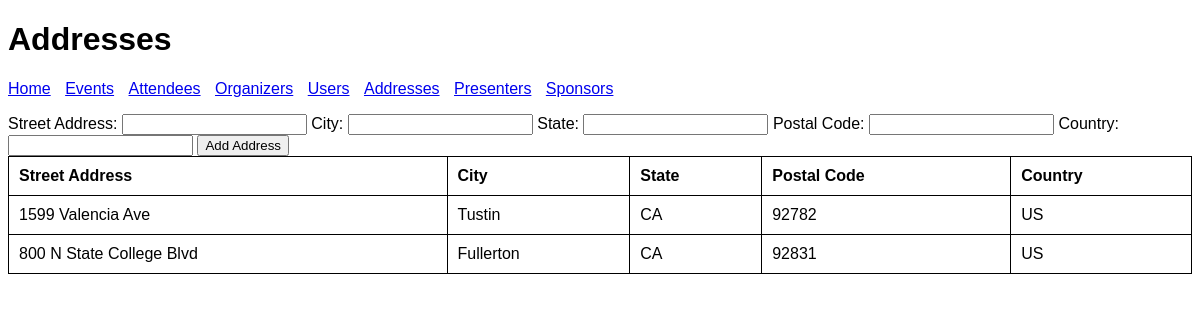
The page /addresses.php on the database its author committed.
### tables this page shows
CREATE TABLE `address` (
  `STREETADDRESS` VARCHAR(255) PRIMARY KEY,
  `CITY` VARCHAR(100) NOT NULL,
  `USSTATE` VARCHAR(2) NOT NULL,
  `POSTALCODE` VARCHAR(10) NOT NULL,
  `COUNTRY` VARCHAR(2) NOT NULL
);

### addresses.php (the view, shortened to what this page needs)
<!DOCTYPE html>
<html lang="en">
<head>
    <link rel="stylesheet" href="css/style.css">
</head>
<body>
    <h1>Addresses</h1>
    <nav>
        <ul>
            <li><a href="index.php">Home</a></li>
            <li><a href="events.php">Events</a></li>
            <li><a href="attendees.php">Attendees</a></li>
            <li><a href="organizers.php">Organizers</a></li>
            <li><a href="users.php">Users</a></li>
            <li><a href="addresses.php">Addresses</a></li>
            <li><a href="presenters.php">Presenters</a></li>
            <li><a href="sponsors.php">Sponsors</a></li>
        </ul>
    </nav>
    <form action="add_address.php" method="POST">
        <label for="STREETADDRESS">Street Address:</label>
        <input type="text" id="STREETADDRESS" name="STREETADDRESS" required>
        <label for="CITY">City:</label>
        <input type="text" id="CITY" name="CITY" required>
        <label for="USSTATE">State:</label>
        <input type="text" id="USSTATE" name="USSTATE" required>
        <label for="POSTALCODE">Postal Code:</label>
        <input type="text" id="POSTALCODE" name="POSTALCODE" required>
        <label for="COUNTRY">Country:</label>
        <input type="text" id="COUNTRY" name="COUNTRY" required>
        <button type="submit">Add Address</button>
    </form>
    <table>
        <thead>
            <tr>
                <th>Street Address</th>
                <th>City</th>
                <th>State</th>
                <th>Postal Code</th>
                <th>Country</th>
            </tr>
        </thead>
        <tbody>
        <?php
        require 'includes/db_connection.php';
        $pdo->setAttribute(PDO::MYSQL_ATTR_USE_BUFFERED_QUERY, true);
        $stmt = $pdo->query('SELECT * FROM address');
        $results = $stmt->fetchAll();
        foreach ($results as $row) {
            echo "<tr>";
            echo "<td>{$row['STREETADDRESS']}</td>";
            echo "<td>{$row['CITY']}</td>";
            echo "<td>{$row['USSTATE']}</td>";
            echo "<td>{$row['POSTALCODE']}</td>";
            echo "<td>{$row['COUNTRY']}</td>";
            echo "</tr>";
        }
        ?>
        </tbody>
    </table>
</body>
</html>

### css/style.css (style rules this page uses)
body { font-family: Arial, sans-serif; }
nav ul { list-style-type: none; padding: 0; }
nav ul li { display: inline; margin-right: 10px; }
table { width: 100%; border-collapse: collapse; }
table, th, td { border: 1px solid black; }
th, td { padding: 10px; text-align: left; }

### rows shown on the page
address: STREETADDRESS "1599 Valencia Ave", CITY "Tustin", USSTATE "CA", POSTALCODE "92782", COUNTRY "US"
address: STREETADDRESS "800 N State College Blvd", CITY "Fullerton", USSTATE "CA", POSTALCODE "92831", COUNTRY "US"
